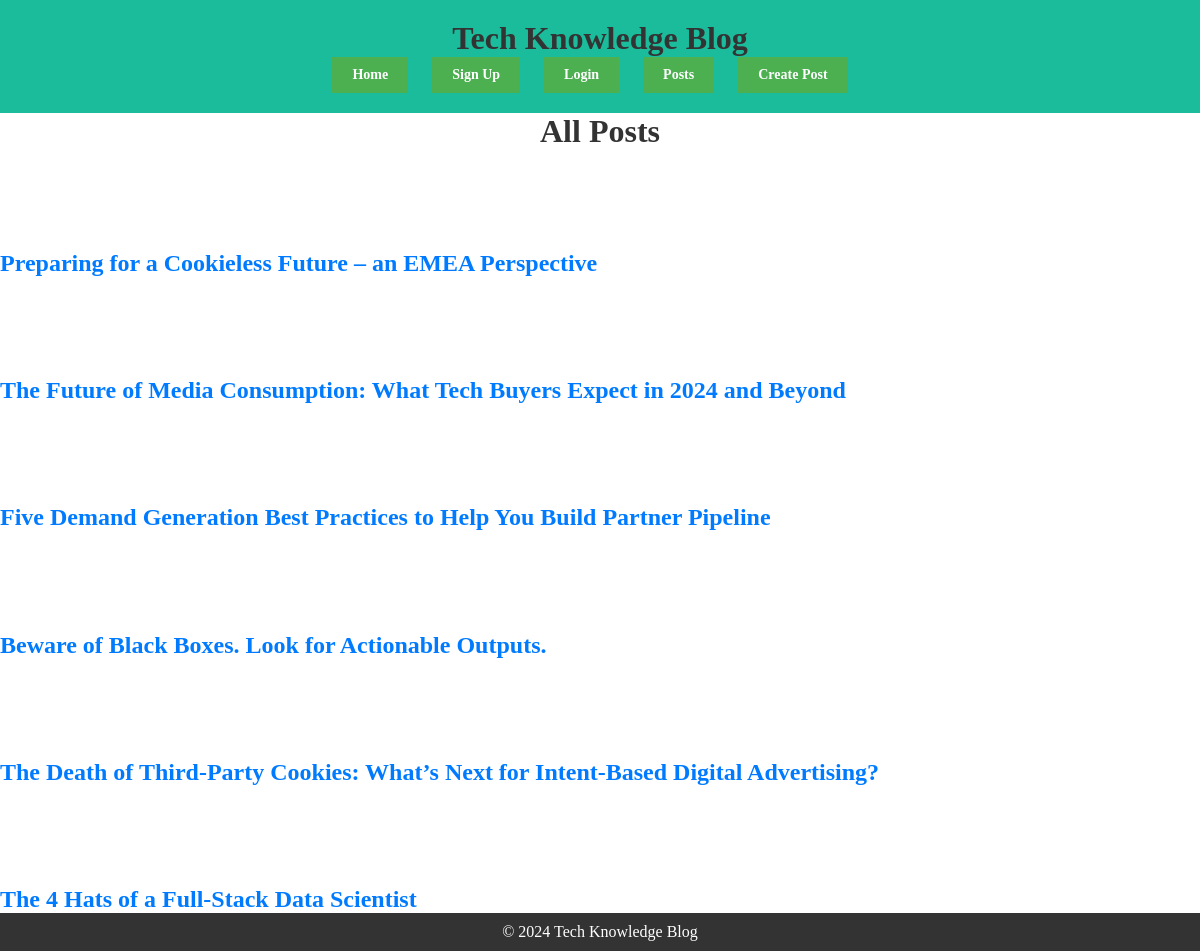
The page /blog/posts/ on the database as committed earlier.
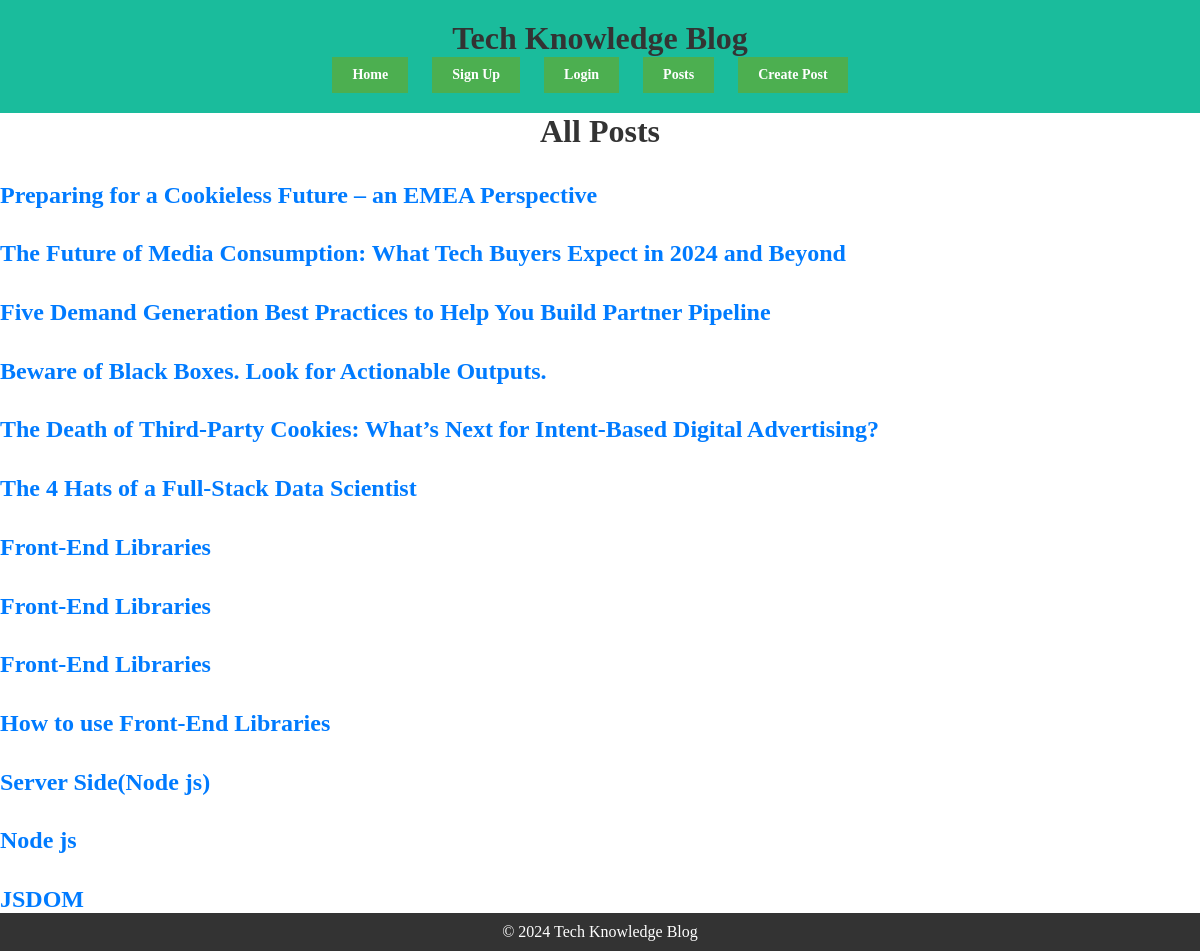
The same page on the database as committed later.
### blog/models.py (models this page shows, shortened)
class Post(models.Model):
    title = models.CharField(max_length=200)
    content = models.TextField()
    author = models.ForeignKey(User, on_delete=models.CASCADE)
    pub_date = models.DateTimeField(auto_now_add=True)

### blog/views.py (the view)
# urls.py: path('blog/posts/', views.posts, name='posts'),
def posts(request):
    posts = Post.objects.all()
    return render(request, 'blog/posts.html', {'posts': posts})

### blog/templates/blog/posts.html
{% extends 'base.html' %}
{% block content %}
    <h1>All Posts</h1>
    {% for post in posts %}
        <div class="post">
            <h2><a href="{% url 'post_detail' post.id %}">{{ post.title }}</a></h2>
        </div>
    {% empty %}
        <p>No posts available.</p>
    {% endfor %}
{% endblock %}

### templates/base.html (shortened to what this page needs)
{% load static %}
<!DOCTYPE html>
<html lang="en">
<head>
    <link rel="stylesheet" type="text/css" href="{% static 'css/styles.css' %}">
</head>
<body>
    <header class="header">
        <div>
            <h1>Tech Knowledge Blog</h1>
        </div>
        <nav>
            <ul>
        <li><a href="{% url 'index' %}" class="button">Home</a></li>
        {% if user.is_authenticated %}
        <li><a href="{% url 'account_logout' %}" class="button">Logout</a></li>
        {% else %}
        <li><a href="{% url 'account_signup' %}" class="button">Sign Up</a></li>
        <li><a href="{% url 'account_login' %}" class="button">Login</a></li>
        {% endif %}
        <li><a href="{% url 'posts' %}" class="button">Posts</a></li>
        <li><a href="{% url 'create_post' %}" class="button">Create Post</a></li>
            </ul>
         </nav>
    </header>
    <main>
        {% block content %}
        {% endblock %}
    </main>
    <footer class="footer">
        © 2024 Tech Knowledge Blog
    </footer>
</body>
</html>

### static/css/styles.css (style rules this page uses)
body, html { overflow-x: hidden; }
* { margin: 0; padding: 0; box-sizing: border-box; }
body, main { min-height: 100vh; display: flex; flex-direction: column; justify-content: space-between; }
.header { width: 100%; height: auto; padding: 20px; text-align: center; background: #1abc9c; color: white; }
nav ul { list-style: none; padding: 0; }
nav li { display: inline-block; margin-right: 20px; }
nav a { text-decoration: none; color: white; font-weight: bold; }
.button { background-color: #4CAF50; border: none; color: white; padding: 10px 20px; text-align: center; text-decoration: none; display: inline-block; font-size: 14px; cursor: pointer; }
footer { width: 100%; height: auto; }
.footer { width: 100%; height: auto; background-color: #333; color: white; text-align: center; padding: 10px; }
h1, h2, h3, h4, h5, h6, p { margin: 0; }
h1 { text-align: center; color: #333; }
a { color: #007bff; text-decoration: none; }

Rows that differ between the two databases and show on the page:
added Post: title "Front-End Libraries"
added Post: title "Front-End Libraries"
added Post: title "Front-End Libraries"
added Post: title "How to use Front-End Libraries"
added Post: title "Server Side(Node js)"
added Post: title "Node js"
added Post: title "JSDOM"
